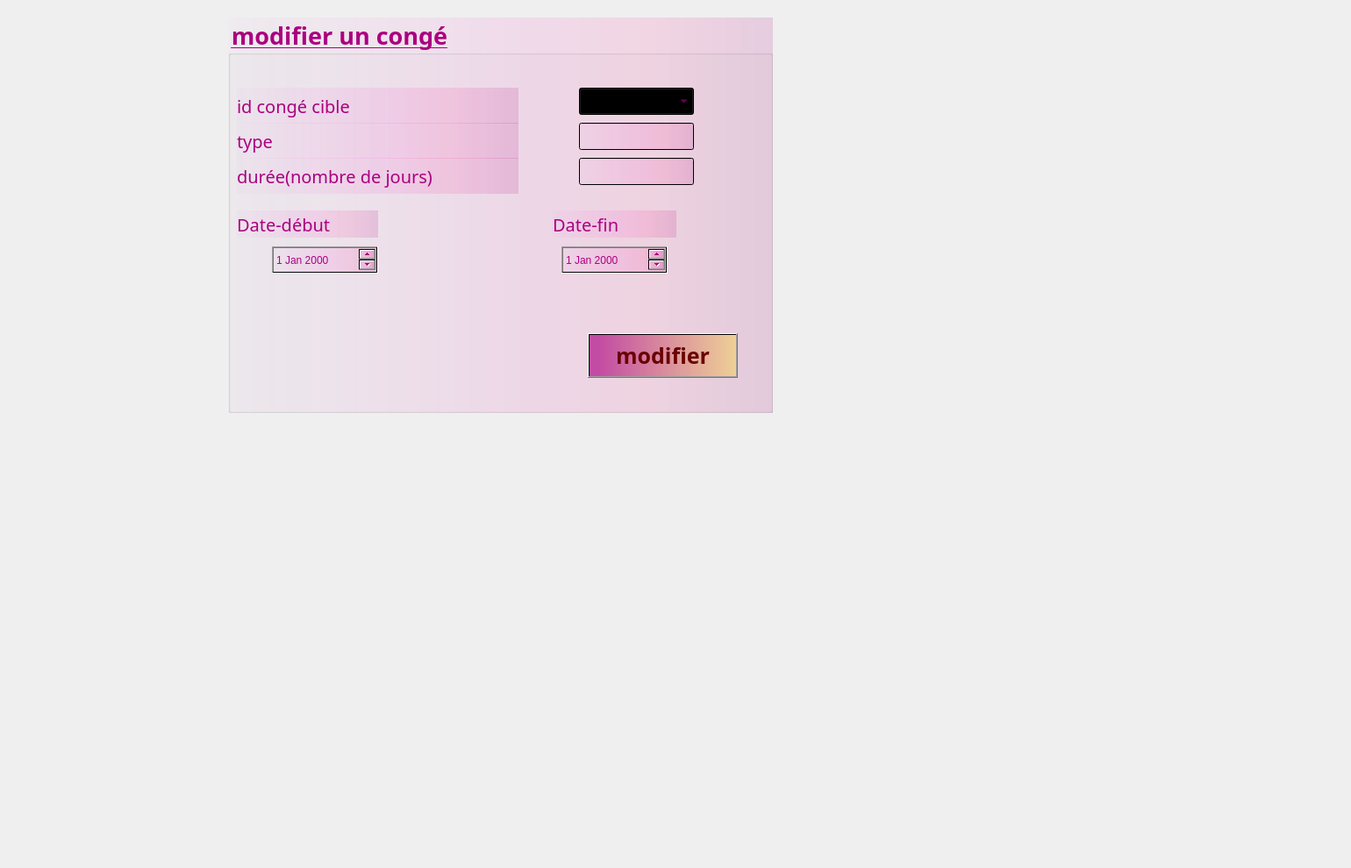
     <widget class="QWidget" name="modifiercong">
      <attribute name="title">
       <string>Modifier</string>
      </attribute>
      <widget class="QLabel" name="label_photo_17">
       <property name="geometry">
        <rect>
         <x>0</x>
         <y>-290</y>
         <width>1531</width>
         <height>981</height>
        </rect>
       </property>
       <property name="text">
        <string/>
       </property>
       <property name="pixmap">
        <pixmap>../../../../../../../../../../resources/cupcake-with-sparkler.jpg</pixmap>
       </property>
      </widget>
      <widget class="QGroupBox" name="ajouteruncong_2">
       <property name="geometry">
        <rect>
         <x>260</x>
         <y>20</y>
         <width>621</width>
         <height>451</height>
        </rect>
       </property>
       <property name="font">
        <font>
         <family>Lucida Calligraphy</family>
         <pointsize>20</pointsize>
         <weight>75</weight>
         <bold>true</bold>
         <underline>true</underline>
        </font>
       </property>
       <property name="styleSheet">
        <string notr="true">color: rgb(170, 0, 127);
background-color: qlineargradient(spread:pad, x1:0, y1:0, x2:1, y2:0, stop:0 rgba(227, 0, 255, 4), stop:0.550847 rgba(255, 0, 190, 22), stop:0.771186 rgba(255, 0, 126, 28), stop:1 rgba(170, 0, 127, 37));</string>
       </property>
       <property name="title">
        <string>modifier un congé</string>
       </property>
       <property name="flat">
        <bool>false</bool>
       </property>
       <property name="checkable">
        <bool>false</bool>
       </property>
       <widget class="QLabel" name="label_duree_2">
        <property name="geometry">
         <rect>
          <x>10</x>
          <y>160</y>
          <width>321</width>
          <height>41</height>
         </rect>
        </property>
        <property name="font">
         <font>
          <family>Lucida Calligraphy</family>
          <pointsize>15</pointsize>
         </font>
        </property>
        <property name="text">
         <string>durée(nombre de jours)</string>
        </property>
       </widget>
       <widget class="QLabel" name="label_datedeb_2">
        <property name="geometry">
         <rect>
          <x>10</x>
          <y>220</y>
          <width>161</width>
          <height>31</height>
         </rect>
        </property>
        <property name="font">
         <font>
          <family>Lucida Calligraphy</family>
          <pointsize>15</pointsize>
         </font>
        </property>
        <property name="text">
         <string>Date-début</string>
        </property>
       </widget>
       <widget class="QLabel" name="label_type_2">
        <property name="geometry">
         <rect>
          <x>10</x>
          <y>120</y>
          <width>321</width>
          <height>41</height>
         </rect>
        </property>
        <property name="font">
         <font>
          <family>Lucida Calligraphy</family>
          <pointsize>15</pointsize>
         </font>
        </property>
        <property name="text">
         <string>type</string>
        </property>
       </widget>
       <widget class="QLabel" name="label_datefin_2">
        <property name="geometry">
         <rect>
          <x>370</x>
          <y>220</y>
          <width>141</width>
          <height>31</height>
         </rect>
        </property>
        <property name="font">
         <font>
          <family>Lucida Calligraphy</family>
          <pointsize>15</pointsize>
         </font>
        </property>
        <property name="text">
         <string>Date-fin</string>
        </property>
       </widget>
       <widget class="QPushButton" name="pushButton_modifierconges">
        <property name="geometry">
         <rect>
          <x>410</x>
          <y>360</y>
          <width>171</width>
          <height>51</height>
         </rect>
        </property>
        <property name="font">
         <font>
          <family>Lucida Calligraphy</family>
          <pointsize>19</pointsize>
          <weight>75</weight>
          <bold>true</bold>
         </font>
        </property>
        <property name="autoFillBackground">
         <bool>false</bool>
        </property>
        <property name="styleSheet">
         <string notr="true">background-color: qlineargradient(spread:pad, x1:0, y1:0, x2:1, y2:0, stop:0.0635593 rgba(170, 0, 127, 164), stop:1 rgba(255, 214, 0, 82));
color:rgb(106, 0, 0);</string>
        </property>
        <property name="text">
         <string>modifier</string>
        </property>
       </widget>
       <widget class="QLineEdit" name="typem">
        <property name="geometry">
         <rect>
          <x>400</x>
          <y>120</y>
          <width>131</width>
          <height>31</height>
         </rect>
        </property>
       </widget>
       <widget class="QLineEdit" name="dureem">
        <property name="geometry">
         <rect>
          <x>400</x>
          <y>160</y>
          <width>131</width>
          <height>31</height>
         </rect>
        </property>
       </widget>
       <widget class="QLabel" name="label_id_3">
        <property name="geometry">
         <rect>
          <x>10</x>
          <y>80</y>
          <width>321</width>
          <height>41</height>
         </rect>
        </property>
        <property name="font">
         <font>
          <family>Lucida Calligraphy</family>
          <pointsize>15</pointsize>
         </font>
        </property>
        <property name="text">
         <string>id congé cible</string>
        </property>
       </widget>
       <widget class="QComboBox" name="idcm">
        <property name="geometry">
         <rect>
          <x>400</x>
          <y>80</y>
          <width>131</width>
          <height>31</height>
         </rect>
        </property>
       </widget>
       <widget class="QDateEdit" name="datedebm">
        <property name="geometry">
         <rect>
          <x>50</x>
          <y>261</y>
          <width>121</width>
          <height>31</height>
         </rect>
        </property>
       </widget>
       <widget class="QDateEdit" name="datefinm">
        <property name="geometry">
         <rect>
          <x>380</x>
          <y>261</y>
          <width>121</width>
          <height>31</height>
         </rect>
        </property>
       </widget>
      </widget>
     </widget>
